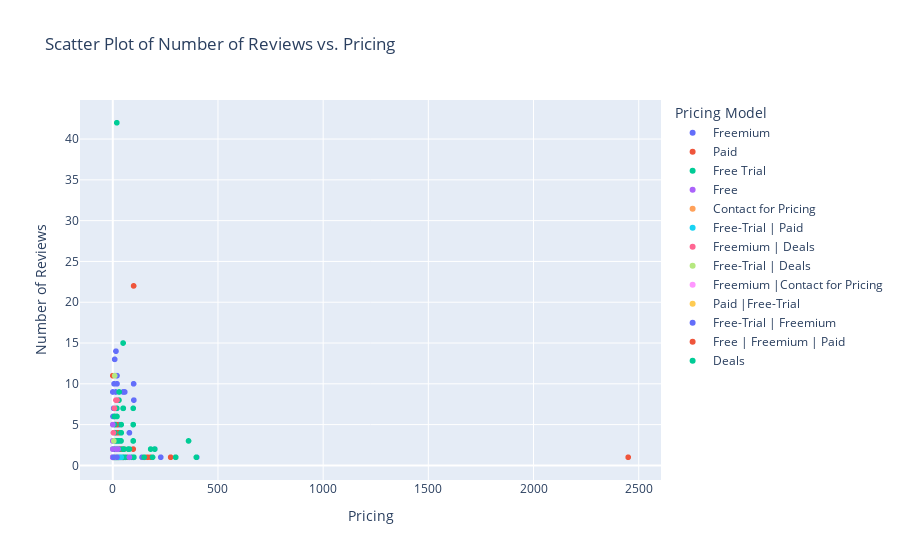

Notebook cell for this chart:
### Code cell
import plotly.express as px

# Filter out tools with undefined reviews and convert to numeric
scatter_data = ai_tools_df[ai_tools_df["Numeric Review"].notna()]

# Create the Scatter Plot
fig = px.scatter(
    scatter_data,
    x="Numeric Charges",  # Pricing on the X-axis
    y="Numeric Review",   # Number of reviews on the Y-axis
    color="Free/Paid/Other",  # Color points by pricing model
    hover_name="AI Tool Name",  # Show AI tool names on hover
    title="Scatter Plot of Number of Reviews vs. Pricing",
    labels={'Numeric Charges': 'Pricing', 'Numeric Review': 'Number of Reviews'},
    template="plotly",  # Use the default Plotly template
)

# Customize the appearance
fig.update_layout(
    xaxis_title="Pricing",  # X-axis label
    yaxis_title="Number of Reviews",  # Y-axis label
    showlegend=True,  # Display a legend
    legend_title="Pricing Model",  # Legend title
)

# Show the chart
fig.show()

### Figure 1 — Plotly figure (JSON) as saved in the notebook; plotly's stock layout.template omitted (floating-point values rounded to 4 significant figures; data arrays with more than 128 entries replaced by an {"elided": "..."} marker saying what was removed)
{"data": [{"hovertemplate": "<b>%{hovertext}</b><br><br>Free/Paid/Other=Freemium<br>Pricing=%{x}<br>Number of Reviews=%{y}<extra></extra>", "hovertext": {"elided": "360 str values"}, "legendgroup": "Freemium", "marker": {"color": "#636efa", "symbol": "circle"}, "mode": "markers", "name": "Freemium", "showlegend": true, "type": "scattergl", "x": {"elided": "360 int values"}, "xaxis": "x", "y": {"elided": "360 int values"}, "yaxis": "y"}, {"hovertemplate": "<b>%{hovertext}</b><br><br>Free/Paid/Other=Paid<br>Pricing=%{x}<br>Number of Reviews=%{y}<extra></extra>", "hovertext": {"elided": "201 str values"}, "legendgroup": "Paid", "marker": {"color": "#EF553B", "symbol": "circle"}, "mode": "markers", "name": "Paid", "showlegend": true, "type": "scattergl", "x": {"elided": "201 int values"}, "xaxis": "x", "y": {"elided": "201 int values"}, "yaxis": "y"}, {"hovertemplate": "<b>%{hovertext}</b><br><br>Free/Paid/Other=Free Trial<br>Pricing=%{x}<br>Number of Reviews=%{y}<extra></extra>", "hovertext": {"elided": "220 str values"}, "legendgroup": "Free Trial", "marker": {"color": "#00cc96", "symbol": "circle"}, "mode": "markers", "name": "Free Trial", "showlegend": true, "type": "scattergl", "x": {"elided": "220 int values"}, "xaxis": "x", "y": {"elided": "220 int values"}, "yaxis": "y"}, {"hovertemplate": "<b>%{hovertext}</b><br><br>Free/Paid/Other=Free<br>Pricing=%{x}<br>Number of Reviews=%{y}<extra></extra>", "hovertext": {"elided": "633 str values"}, "legendgroup": "Free", "marker": {"color": "#ab63fa", "symbol": "circle"}, "mode": "markers", "name": "Free", "showlegend": true, "type": "scattergl", "x": {"elided": "633 int values"}, "xaxis": "x", "y": {"elided": "633 int values"}, "yaxis": "y"}, {"hovertemplate": "<b>%{hovertext}</b><br><br>Free/Paid/Other=Contact for Pricing<br>Pricing=%{x}<br>Number of Reviews=%{y}<extra></extra>", "hovertext": ["Avanazai", "Build Ai", "Certainly", "Chattysurvey", "Dreamfusion", "Eleven Labs", "Evolia Protocol", "Feedbird", "Galileo", "Hypergro", "Lettria", "Lex", "Medinav", "Meru", "Noa Coach Ai", "Oatmealhealth", "Opus", "Poe", "Razoroo | Ai Recruiting", "Sista.Ai", "Tekst.Ai", "Truewind", "Turncage", "Unionx", "Vairflow", "Vectara", "Versy.Ai", "Voxwave Ai", "Zoom Iq"], "legendgroup": "Contact for Pricing", "marker": {"color": "#FFA15A", "symbol": "circle"}, "mode": "markers", "name": "Contact for Pricing", "showlegend": true, "type": "scattergl", "x": [null, null, null, null, null, 22, null, null, null, null, null, null, null, null, null, null, null, null, null, null, null, null, null, null, null, null, null, null, null], "xaxis": "x", "y": [1, 1, 1, 2, 1, 1, 1, 1, 1, 1, 1, 1, 1, 1, 1, 1, 1, 1, 1, 1, 1, 1, 1, 1, 1, 1, 1, 1, 2], "yaxis": "y"}, {"hovertemplate": "<b>%{hovertext}</b><br><br>Free/Paid/Other=Free-Trial | Paid<br>Pricing=%{x}<br>Number of Reviews=%{y}<extra></extra>", "hovertext": ["Copymatic", "Personal.Ai"], "legendgroup": "Free-Trial | Paid", "marker": {"color": "#19d3f3", "symbol": "circle"}, "mode": "markers", "name": "Free-Trial | Paid", "showlegend": true, "type": "scattergl", "x": [32, 40], "xaxis": "x", "y": [1, 1], "yaxis": "y"}, {"hovertemplate": "<b>%{hovertext}</b><br><br>Free/Paid/Other=Freemium | Deals<br>Pricing=%{x}<br>Number of Reviews=%{y}<extra></extra>", "hovertext": ["Durable", "Easy-Peasy.Ai", "Fliki", "Looka", "Yaara"], "legendgroup": "Freemium | Deals", "marker": {"color": "#FF6692", "symbol": "circle"}, "mode": "markers", "name": "Freemium | Deals", "showlegend": true, "type": "scattergl", "x": [15, 3, 8, 20, 8], "xaxis": "x", "y": [8, 4, 7, 8, 1], "yaxis": "y"}, {"hovertemplate": "<b>%{hovertext}</b><br><br>Free/Paid/Other=Free-Trial | Deals<br>Pricing=%{x}<br>Number of Reviews=%{y}<extra></extra>", "hovertext": ["Eloise", "Uptrends.Ai"], "legendgroup": "Free-Trial | Deals", "marker": {"color": "#B6E880", "symbol": "circle"}, "mode": "markers", "name": "Free-Trial | Deals", "showlegend": true, "type": "scattergl", "x": [5, 9], "xaxis": "x", "y": [3, 11], "yaxis": "y"}, {"hovertemplate": "<b>%{hovertext}</b><br><br>Free/Paid/Other=Freemium |Contact for Pricing<br>Pricing=%{x}<br>Number of Reviews=%{y}<extra></extra>", "hovertext": ["Folktalk"], "legendgroup": "Freemium |Contact for Pricing", "marker": {"color": "#FF97FF", "symbol": "circle"}, "mode": "markers", "name": "Freemium |Contact for Pricing", "showlegend": true, "type": "scattergl", "x": [null], "xaxis": "x", "y": [1], "yaxis": "y"}, {"hovertemplate": "<b>%{hovertext}</b><br><br>Free/Paid/Other=Paid |Free-Trial<br>Pricing=%{x}<br>Number of Reviews=%{y}<extra></extra>", "hovertext": ["Heyday"], "legendgroup": "Paid |Free-Trial", "marker": {"color": "#FECB52", "symbol": "circle"}, "mode": "markers", "name": "Paid |Free-Trial", "showlegend": true, "type": "scattergl", "x": [19], "xaxis": "x", "y": [1], "yaxis": "y"}, {"hovertemplate": "<b>%{hovertext}</b><br><br>Free/Paid/Other=Free-Trial | Freemium<br>Pricing=%{x}<br>Number of Reviews=%{y}<extra></extra>", "hovertext": ["Paraphraser", "Predis", "Upword"], "legendgroup": "Free-Trial | Freemium", "marker": {"color": "#636efa", "symbol": "circle"}, "mode": "markers", "name": "Free-Trial | Freemium", "showlegend": true, "type": "scattergl", "x": [4, 20, null], "xaxis": "x", "y": [1, 1, 1], "yaxis": "y"}, {"hovertemplate": "<b>%{hovertext}</b><br><br>Free/Paid/Other=Free | Freemium | Paid<br>Pricing=%{x}<br>Number of Reviews=%{y}<extra></extra>", "hovertext": ["Ttslabs"], "legendgroup": "Free | Freemium | Paid", "marker": {"color": "#EF553B", "symbol": "circle"}, "mode": "markers", "name": "Free | Freemium | Paid", "showlegend": true, "type": "scattergl", "x": [null], "xaxis": "x", "y": [1], "yaxis": "y"}, {"hovertemplate": "<b>%{hovertext}</b><br><br>Free/Paid/Other=Deals<br>Pricing=%{x}<br>Number of Reviews=%{y}<extra></extra>", "hovertext": ["Xinva"], "legendgroup": "Deals", "marker": {"color": "#00cc96", "symbol": "circle"}, "mode": "markers", "name": "Deals", "showlegend": true, "type": "scattergl", "x": [39], "xaxis": "x", "y": [3], "yaxis": "y"}], "layout": {"legend": {"title": {"text": "Pricing Model"}, "tracegroupgap": 0}, "showlegend": true, "title": {"text": "Scatter Plot of Number of Reviews vs. Pricing"}, "xaxis": {"anchor": "y", "domain": [0, 1], "title": {"text": "Pricing"}}, "yaxis": {"anchor": "x", "domain": [0, 1], "title": {"text": "Number of Reviews"}}}}
